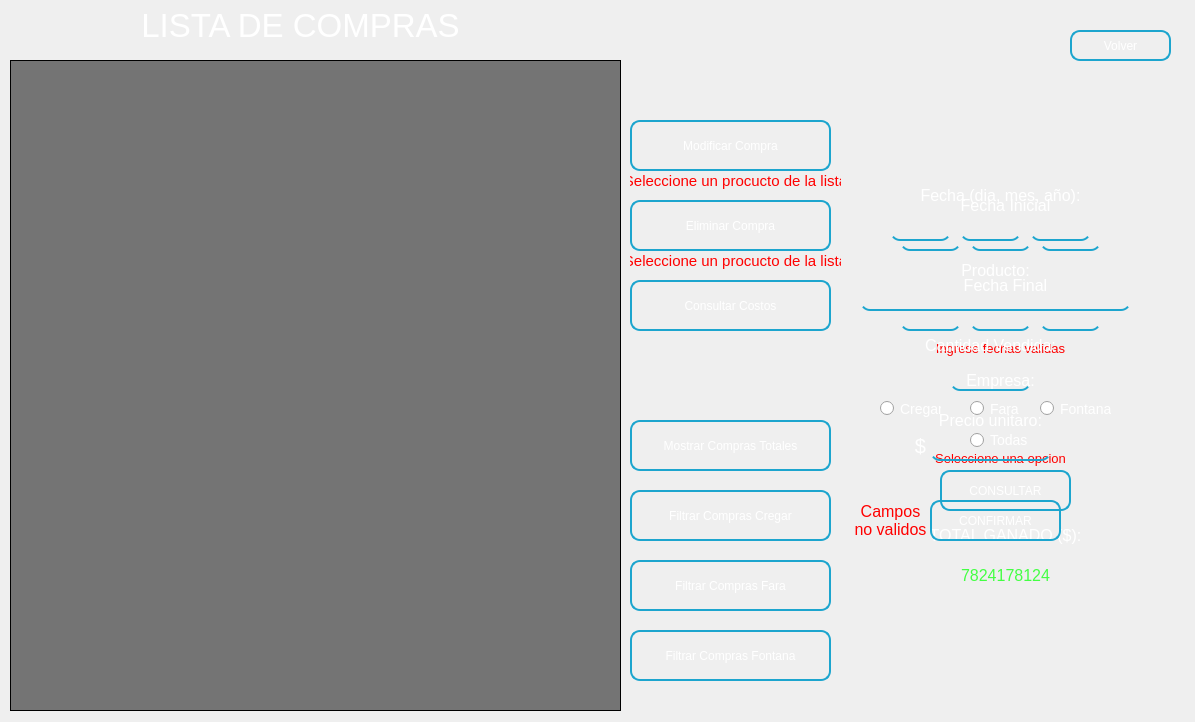
<?xml version="1.0" encoding="UTF-8"?>
<ui version="4.0">
 <class>HistorialCompras</class>
 <widget class="QWidget" name="HistorialCompras">
  <property name="geometry">
   <rect>
    <x>0</x>
    <y>0</y>
    <width>1195</width>
    <height>722</height>
   </rect>
  </property>
  <property name="minimumSize">
   <size>
    <width>1195</width>
    <height>0</height>
   </size>
  </property>
  <property name="maximumSize">
   <size>
    <width>1195</width>
    <height>848485</height>
   </size>
  </property>
  <property name="windowTitle">
   <string>Form</string>
  </property>
  <property name="styleSheet">
   <string notr="true"/>
  </property>
  <widget class="QWidget" name="widget" native="true">
   <property name="geometry">
    <rect>
     <x>0</x>
     <y>0</y>
     <width>1195</width>
     <height>721</height>
    </rect>
   </property>
   <property name="minimumSize">
    <size>
     <width>1195</width>
     <height>0</height>
    </size>
   </property>
   <property name="maximumSize">
    <size>
     <width>1195</width>
     <height>678786</height>
    </size>
   </property>
   <property name="font">
    <font>
     <family>MS Shell Dlg 2</family>
    </font>
   </property>
   <property name="contextMenuPolicy">
    <enum>Qt::DefaultContextMenu</enum>
   </property>
   <property name="styleSheet">
    <string notr="true">QPushButton{
border:2px solid rgb(28, 165, 206);
border-radius: 10px;
color: #fff;
font: 57 12pt &quot;Yu Gothic Medium&quot;;
padding:5px;
background-color:none;
}
QPushButton:hover {
border:1px solid rgb(200, 158, 91);
}
QPushButton:pressed {
	padding-top: 10px;
	padding-left: 10px;
}

QLineEdit{
background-color:transparent;
border-bottom:2px solid rgb(28, 165, 206);
border-radius: 0px;
padding: 7px;
color: #fff;
}
QLineEdit:hover {
background-color:transparent;
}
QLineEdit:focus {
background-color:transparent;
}

QTreeView{
	background-color: qlineargradient(spread:pad, x1:0, y1:0, x2:1, y2:0, stop:1 rgba(45, 45, 45, 162));
color: #fff;
border: 1px solid #000;
}
QHeaderView::section {
color: #000;
border: 1px solid #000;
}
QTreeView::item {
color: #fff;
}
QWidget#widget{
	background-image: url(:/historial_compras/380346.jpg);
}

QRadioButton{
color:#fff;
font-size:14px;
}</string>
   </property>
   <widget class="QPushButton" name="boton_filtrar_compras_cregar">
    <property name="geometry">
     <rect>
      <x>630</x>
      <y>490</y>
      <width>201</width>
      <height>51</height>
     </rect>
    </property>
    <property name="cursor">
     <cursorShape>PointingHandCursor</cursorShape>
    </property>
    <property name="styleSheet">
     <string notr="true"/>
    </property>
    <property name="text">
     <string>Filtrar Compras Cregar</string>
    </property>
   </widget>
   <widget class="QPushButton" name="boton_mostrar_compras_totales">
    <property name="geometry">
     <rect>
      <x>630</x>
      <y>420</y>
      <width>201</width>
      <height>51</height>
     </rect>
    </property>
    <property name="cursor">
     <cursorShape>PointingHandCursor</cursorShape>
    </property>
    <property name="styleSheet">
     <string notr="true"/>
    </property>
    <property name="text">
     <string>Mostrar Compras Totales</string>
    </property>
   </widget>
   <widget class="QPushButton" name="boton_consultar_costos">
    <property name="geometry">
     <rect>
      <x>630</x>
      <y>280</y>
      <width>201</width>
      <height>51</height>
     </rect>
    </property>
    <property name="cursor">
     <cursorShape>PointingHandCursor</cursorShape>
    </property>
    <property name="styleSheet">
     <string notr="true"/>
    </property>
    <property name="text">
     <string>Consultar Costos</string>
    </property>
   </widget>
   <widget class="QLabel" name="label_modificar_compra">
    <property name="geometry">
     <rect>
      <x>630</x>
      <y>170</y>
      <width>211</width>
      <height>21</height>
     </rect>
    </property>
    <property name="font">
     <font>
      <family>MS Shell Dlg 2</family>
      <pointsize>11</pointsize>
      <weight>50</weight>
      <italic>false</italic>
      <bold>false</bold>
     </font>
    </property>
    <property name="layoutDirection">
     <enum>Qt::LeftToRight</enum>
    </property>
    <property name="styleSheet">
     <string notr="true">font: 11pt &quot;MS Shell Dlg 2&quot;;
color: #f00;
background: none;</string>
    </property>
    <property name="text">
     <string>Seleccione un procucto de la lista</string>
    </property>
    <property name="alignment">
     <set>Qt::AlignCenter</set>
    </property>
   </widget>
   <widget class="QLabel" name="label_15">
    <property name="geometry">
     <rect>
      <x>130</x>
      <y>10</y>
      <width>341</width>
      <height>31</height>
     </rect>
    </property>
    <property name="font">
     <font>
      <family>MS Shell Dlg 2</family>
      <pointsize>25</pointsize>
      <weight>50</weight>
      <italic>false</italic>
      <bold>false</bold>
     </font>
    </property>
    <property name="layoutDirection">
     <enum>Qt::LeftToRight</enum>
    </property>
    <property name="styleSheet">
     <string notr="true">font: 25pt &quot;MS Shell Dlg 2&quot;;
color: #fff;
background: none;</string>
    </property>
    <property name="text">
     <string>LISTA DE COMPRAS</string>
    </property>
    <property name="alignment">
     <set>Qt::AlignCenter</set>
    </property>
   </widget>
   <widget class="QPushButton" name="boton_filtrar_compras_fara">
    <property name="geometry">
     <rect>
      <x>630</x>
      <y>560</y>
      <width>201</width>
      <height>51</height>
     </rect>
    </property>
    <property name="cursor">
     <cursorShape>PointingHandCursor</cursorShape>
    </property>
    <property name="styleSheet">
     <string notr="true"/>
    </property>
    <property name="text">
     <string>Filtrar Compras Fara</string>
    </property>
   </widget>
   <widget class="QTreeView" name="treeview_compras">
    <property name="geometry">
     <rect>
      <x>10</x>
      <y>60</y>
      <width>611</width>
      <height>651</height>
     </rect>
    </property>
    <property name="font">
     <font>
      <family>Segoe UI</family>
      <pointsize>13</pointsize>
     </font>
    </property>
    <property name="styleSheet">
     <string notr="true"/>
    </property>
   </widget>
   <widget class="QPushButton" name="boton_eliminar_compra">
    <property name="geometry">
     <rect>
      <x>630</x>
      <y>200</y>
      <width>201</width>
      <height>51</height>
     </rect>
    </property>
    <property name="cursor">
     <cursorShape>PointingHandCursor</cursorShape>
    </property>
    <property name="styleSheet">
     <string notr="true"/>
    </property>
    <property name="text">
     <string>Eliminar Compra</string>
    </property>
   </widget>
   <widget class="QPushButton" name="boton_modificar_compra">
    <property name="geometry">
     <rect>
      <x>630</x>
      <y>120</y>
      <width>201</width>
      <height>51</height>
     </rect>
    </property>
    <property name="cursor">
     <cursorShape>PointingHandCursor</cursorShape>
    </property>
    <property name="styleSheet">
     <string notr="true"/>
    </property>
    <property name="text">
     <string>Modificar Compra</string>
    </property>
   </widget>
   <widget class="QLabel" name="label_eliminar_compra">
    <property name="geometry">
     <rect>
      <x>630</x>
      <y>250</y>
      <width>211</width>
      <height>21</height>
     </rect>
    </property>
    <property name="font">
     <font>
      <family>MS Shell Dlg 2</family>
      <pointsize>11</pointsize>
      <weight>50</weight>
      <italic>false</italic>
      <bold>false</bold>
     </font>
    </property>
    <property name="layoutDirection">
     <enum>Qt::LeftToRight</enum>
    </property>
    <property name="styleSheet">
     <string notr="true">font: 11pt &quot;MS Shell Dlg 2&quot;;
color: #f00;
background: none;</string>
    </property>
    <property name="text">
     <string>Seleccione un procucto de la lista</string>
    </property>
    <property name="alignment">
     <set>Qt::AlignCenter</set>
    </property>
   </widget>
   <widget class="QPushButton" name="boton_filtrar_compras_fontana">
    <property name="geometry">
     <rect>
      <x>630</x>
      <y>630</y>
      <width>201</width>
      <height>51</height>
     </rect>
    </property>
    <property name="cursor">
     <cursorShape>PointingHandCursor</cursorShape>
    </property>
    <property name="styleSheet">
     <string notr="true"/>
    </property>
    <property name="text">
     <string>Filtrar Compras Fontana</string>
    </property>
   </widget>
   <widget class="QPushButton" name="boton_volver">
    <property name="geometry">
     <rect>
      <x>1070</x>
      <y>30</y>
      <width>101</width>
      <height>31</height>
     </rect>
    </property>
    <property name="cursor">
     <cursorShape>PointingHandCursor</cursorShape>
    </property>
    <property name="styleSheet">
     <string notr="true"/>
    </property>
    <property name="text">
     <string>Volver</string>
    </property>
   </widget>
   <widget class="QWidget" name="widget_consultar_costos" native="true">
    <property name="geometry">
     <rect>
      <x>830</x>
      <y>160</y>
      <width>341</width>
      <height>431</height>
     </rect>
    </property>
    <property name="styleSheet">
     <string notr="true"/>
    </property>
    <widget class="QLabel" name="label_fecha_inicial">
     <property name="geometry">
      <rect>
       <x>130</x>
       <y>30</y>
       <width>91</width>
       <height>31</height>
      </rect>
     </property>
     <property name="font">
      <font>
       <family>MS Shell Dlg 2</family>
       <pointsize>12</pointsize>
       <weight>50</weight>
       <italic>false</italic>
       <bold>false</bold>
      </font>
     </property>
     <property name="layoutDirection">
      <enum>Qt::LeftToRight</enum>
     </property>
     <property name="styleSheet">
      <string notr="true">font: 12pt &quot;MS Shell Dlg 2&quot;;
color: #fff;
background: none;</string>
     </property>
     <property name="text">
      <string>Fecha Inicial</string>
     </property>
     <property name="alignment">
      <set>Qt::AlignCenter</set>
     </property>
    </widget>
    <widget class="QLineEdit" name="input_dia_inicial">
     <property name="geometry">
      <rect>
       <x>70</x>
       <y>60</y>
       <width>61</width>
       <height>31</height>
      </rect>
     </property>
     <property name="font">
      <font>
       <family>MS Shell Dlg 2</family>
       <pointsize>11</pointsize>
       <weight>50</weight>
       <italic>false</italic>
       <bold>false</bold>
      </font>
     </property>
     <property name="styleSheet">
      <string notr="true">border-radius: 10px;
padding: 7px;
color: #fff;</string>
     </property>
     <property name="alignment">
      <set>Qt::AlignCenter</set>
     </property>
    </widget>
    <widget class="QLineEdit" name="input_mes_inicial">
     <property name="geometry">
      <rect>
       <x>140</x>
       <y>60</y>
       <width>61</width>
       <height>31</height>
      </rect>
     </property>
     <property name="font">
      <font>
       <family>MS Shell Dlg 2</family>
       <pointsize>11</pointsize>
       <weight>50</weight>
       <italic>false</italic>
       <bold>false</bold>
      </font>
     </property>
     <property name="styleSheet">
      <string notr="true">border-radius: 10px;
padding: 7px;
color: #fff;</string>
     </property>
     <property name="alignment">
      <set>Qt::AlignCenter</set>
     </property>
    </widget>
    <widget class="QLineEdit" name="input_anio_inicial">
     <property name="geometry">
      <rect>
       <x>210</x>
       <y>60</y>
       <width>61</width>
       <height>31</height>
      </rect>
     </property>
     <property name="font">
      <font>
       <family>MS Shell Dlg 2</family>
       <pointsize>11</pointsize>
       <weight>50</weight>
       <italic>false</italic>
       <bold>false</bold>
      </font>
     </property>
     <property name="styleSheet">
      <string notr="true">border-radius: 10px;
padding: 7px;
color: #fff;</string>
     </property>
     <property name="alignment">
      <set>Qt::AlignCenter</set>
     </property>
    </widget>
    <widget class="QLabel" name="label_fecha_final">
     <property name="geometry">
      <rect>
       <x>130</x>
       <y>110</y>
       <width>91</width>
       <height>31</height>
      </rect>
     </property>
     <property name="font">
      <font>
       <family>MS Shell Dlg 2</family>
       <pointsize>12</pointsize>
       <weight>50</weight>
       <italic>false</italic>
       <bold>false</bold>
      </font>
     </property>
     <property name="layoutDirection">
      <enum>Qt::LeftToRight</enum>
     </property>
     <property name="styleSheet">
      <string notr="true">font: 12pt &quot;MS Shell Dlg 2&quot;;
color: #fff;
background: none;</string>
     </property>
     <property name="text">
      <string>Fecha Final</string>
     </property>
     <property name="alignment">
      <set>Qt::AlignCenter</set>
     </property>
    </widget>
    <widget class="QLineEdit" name="input_dia_final">
     <property name="geometry">
      <rect>
       <x>70</x>
       <y>140</y>
       <width>61</width>
       <height>31</height>
      </rect>
     </property>
     <property name="font">
      <font>
       <family>MS Shell Dlg 2</family>
       <pointsize>11</pointsize>
       <weight>50</weight>
       <italic>false</italic>
       <bold>false</bold>
      </font>
     </property>
     <property name="styleSheet">
      <string notr="true">border-radius: 10px;
padding: 7px;
color: #fff;</string>
     </property>
     <property name="alignment">
      <set>Qt::AlignCenter</set>
     </property>
    </widget>
    <widget class="QLineEdit" name="input_mes_final">
     <property name="geometry">
      <rect>
       <x>140</x>
       <y>140</y>
       <width>61</width>
       <height>31</height>
      </rect>
     </property>
     <property name="font">
      <font>
       <family>MS Shell Dlg 2</family>
       <pointsize>11</pointsize>
       <weight>50</weight>
       <italic>false</italic>
       <bold>false</bold>
      </font>
     </property>
     <property name="styleSheet">
      <string notr="true">border-radius: 10px;
padding: 7px;
color: #fff;</string>
     </property>
     <property name="alignment">
      <set>Qt::AlignCenter</set>
     </property>
    </widget>
    <widget class="QLineEdit" name="input_anio_final">
     <property name="geometry">
      <rect>
       <x>210</x>
       <y>140</y>
       <width>61</width>
       <height>31</height>
      </rect>
     </property>
     <property name="font">
      <font>
       <family>MS Shell Dlg 2</family>
       <pointsize>11</pointsize>
       <weight>50</weight>
       <italic>false</italic>
       <bold>false</bold>
      </font>
     </property>
     <property name="styleSheet">
      <string notr="true">border-radius: 10px;
padding: 7px;
color: #fff;</string>
     </property>
     <property name="alignment">
      <set>Qt::AlignCenter</set>
     </property>
    </widget>
    <widget class="QLabel" name="label_fecha_no_valida">
     <property name="geometry">
      <rect>
       <x>50</x>
       <y>180</y>
       <width>241</width>
       <height>16</height>
      </rect>
     </property>
     <property name="font">
      <font>
       <family>MS Shell Dlg 2</family>
       <pointsize>10</pointsize>
       <weight>50</weight>
       <italic>false</italic>
       <bold>false</bold>
      </font>
     </property>
     <property name="layoutDirection">
      <enum>Qt::LeftToRight</enum>
     </property>
     <property name="styleSheet">
      <string notr="true">font: 10pt &quot;MS Shell Dlg 2&quot;;
color: #f00;
background: none;</string>
     </property>
     <property name="text">
      <string>Ingrese fechas validas</string>
     </property>
     <property name="alignment">
      <set>Qt::AlignCenter</set>
     </property>
    </widget>
    <widget class="QPushButton" name="boton_consultar">
     <property name="geometry">
      <rect>
       <x>110</x>
       <y>310</y>
       <width>131</width>
       <height>41</height>
      </rect>
     </property>
     <property name="cursor">
      <cursorShape>PointingHandCursor</cursorShape>
     </property>
     <property name="styleSheet">
      <string notr="true"/>
     </property>
     <property name="text">
      <string>CONSULTAR</string>
     </property>
    </widget>
    <widget class="QLabel" name="label_total_gastado">
     <property name="geometry">
      <rect>
       <x>90</x>
       <y>360</y>
       <width>171</width>
       <height>31</height>
      </rect>
     </property>
     <property name="font">
      <font>
       <family>MS Shell Dlg 2</family>
       <pointsize>12</pointsize>
       <weight>50</weight>
       <italic>false</italic>
       <bold>false</bold>
      </font>
     </property>
     <property name="layoutDirection">
      <enum>Qt::LeftToRight</enum>
     </property>
     <property name="styleSheet">
      <string notr="true">font: 12pt &quot;MS Shell Dlg 2&quot;;
color: #fff;
background: none;</string>
     </property>
     <property name="text">
      <string>TOTAL GANADO ($):</string>
     </property>
     <property name="alignment">
      <set>Qt::AlignCenter</set>
     </property>
    </widget>
    <widget class="QLabel" name="label_resultado_total_gastado">
     <property name="geometry">
      <rect>
       <x>-10</x>
       <y>400</y>
       <width>371</width>
       <height>31</height>
      </rect>
     </property>
     <property name="font">
      <font>
       <family>MS Shell Dlg 2</family>
       <pointsize>12</pointsize>
       <weight>50</weight>
       <italic>false</italic>
       <bold>false</bold>
      </font>
     </property>
     <property name="layoutDirection">
      <enum>Qt::LeftToRight</enum>
     </property>
     <property name="styleSheet">
      <string notr="true">font: 12pt &quot;MS Shell Dlg 2&quot;;
color: rgb(67, 255, 67);
background: none;</string>
     </property>
     <property name="text">
      <string>7824178124</string>
     </property>
     <property name="alignment">
      <set>Qt::AlignCenter</set>
     </property>
    </widget>
    <widget class="QLabel" name="label_stock_2">
     <property name="geometry">
      <rect>
       <x>50</x>
       <y>210</y>
       <width>241</width>
       <height>21</height>
      </rect>
     </property>
     <property name="font">
      <font>
       <family>MS Shell Dlg 2</family>
       <pointsize>12</pointsize>
       <weight>50</weight>
       <italic>false</italic>
       <bold>false</bold>
      </font>
     </property>
     <property name="layoutDirection">
      <enum>Qt::LeftToRight</enum>
     </property>
     <property name="styleSheet">
      <string notr="true">font: 12pt &quot;MS Shell Dlg 2&quot;;
color: #fff;
background: none;</string>
     </property>
     <property name="text">
      <string>Empresa:</string>
     </property>
     <property name="alignment">
      <set>Qt::AlignCenter</set>
     </property>
    </widget>
    <widget class="QRadioButton" name="eleccion_cregar">
     <property name="geometry">
      <rect>
       <x>50</x>
       <y>240</y>
       <width>61</width>
       <height>17</height>
      </rect>
     </property>
     <property name="text">
      <string>Cregar</string>
     </property>
    </widget>
    <widget class="QRadioButton" name="eleccion_fara">
     <property name="geometry">
      <rect>
       <x>140</x>
       <y>240</y>
       <width>51</width>
       <height>17</height>
      </rect>
     </property>
     <property name="text">
      <string>Fara</string>
     </property>
    </widget>
    <widget class="QRadioButton" name="eleccion_fontana">
     <property name="geometry">
      <rect>
       <x>210</x>
       <y>240</y>
       <width>71</width>
       <height>17</height>
      </rect>
     </property>
     <property name="text">
      <string>Fontana</string>
     </property>
    </widget>
    <widget class="QRadioButton" name="eleccion_todas">
     <property name="geometry">
      <rect>
       <x>140</x>
       <y>270</y>
       <width>61</width>
       <height>20</height>
      </rect>
     </property>
     <property name="text">
      <string>Todas</string>
     </property>
    </widget>
    <widget class="QLabel" name="label_seleccione_opcion">
     <property name="geometry">
      <rect>
       <x>50</x>
       <y>290</y>
       <width>241</width>
       <height>16</height>
      </rect>
     </property>
     <property name="font">
      <font>
       <family>MS Shell Dlg 2</family>
       <pointsize>10</pointsize>
       <weight>50</weight>
       <italic>false</italic>
       <bold>false</bold>
      </font>
     </property>
     <property name="layoutDirection">
      <enum>Qt::LeftToRight</enum>
     </property>
     <property name="styleSheet">
      <string notr="true">font: 10pt &quot;MS Shell Dlg 2&quot;;
color: #f00;
background: none;</string>
     </property>
     <property name="text">
      <string>Seleccione una opcion</string>
     </property>
     <property name="alignment">
      <set>Qt::AlignCenter</set>
     </property>
    </widget>
    <widget class="QWidget" name="widget_modificar_compra" native="true">
     <property name="enabled">
      <bool>true</bool>
     </property>
     <property name="geometry">
      <rect>
       <x>0</x>
       <y>0</y>
       <width>341</width>
       <height>431</height>
      </rect>
     </property>
     <property name="contextMenuPolicy">
      <enum>Qt::DefaultContextMenu</enum>
     </property>
     <property name="styleSheet">
      <string notr="true"/>
     </property>
     <widget class="QLabel" name="label_fecha">
      <property name="geometry">
       <rect>
        <x>90</x>
        <y>20</y>
        <width>161</width>
        <height>31</height>
       </rect>
      </property>
      <property name="font">
       <font>
        <family>MS Shell Dlg 2</family>
        <pointsize>12</pointsize>
        <weight>50</weight>
        <italic>false</italic>
        <bold>false</bold>
       </font>
      </property>
      <property name="layoutDirection">
       <enum>Qt::LeftToRight</enum>
      </property>
      <property name="styleSheet">
       <string notr="true">font: 12pt &quot;MS Shell Dlg 2&quot;;
color: #fff;
background: none;</string>
      </property>
      <property name="text">
       <string>Fecha (dia, mes, año):</string>
      </property>
      <property name="alignment">
       <set>Qt::AlignCenter</set>
      </property>
     </widget>
     <widget class="QLineEdit" name="input_fecha_dia">
      <property name="geometry">
       <rect>
        <x>60</x>
        <y>50</y>
        <width>61</width>
        <height>31</height>
       </rect>
      </property>
      <property name="font">
       <font>
        <family>MS Shell Dlg 2</family>
        <pointsize>11</pointsize>
        <weight>50</weight>
        <italic>false</italic>
        <bold>false</bold>
       </font>
      </property>
      <property name="styleSheet">
       <string notr="true">border-radius: 10px;
padding: 7px;
color: #fff;</string>
      </property>
      <property name="text">
       <string/>
      </property>
      <property name="alignment">
       <set>Qt::AlignCenter</set>
      </property>
     </widget>
     <widget class="QLineEdit" name="input_fecha_mes">
      <property name="geometry">
       <rect>
        <x>130</x>
        <y>50</y>
        <width>61</width>
        <height>31</height>
       </rect>
      </property>
      <property name="font">
       <font>
        <family>MS Shell Dlg 2</family>
        <pointsize>11</pointsize>
        <weight>50</weight>
        <italic>false</italic>
        <bold>false</bold>
       </font>
      </property>
      <property name="styleSheet">
       <string notr="true">border-radius: 10px;
padding: 7px;
color: #fff;</string>
      </property>
      <property name="text">
       <string/>
      </property>
      <property name="alignment">
       <set>Qt::AlignCenter</set>
      </property>
     </widget>
     <widget class="QLineEdit" name="input_fecha_anio">
      <property name="geometry">
       <rect>
        <x>200</x>
        <y>50</y>
        <width>61</width>
        <height>31</height>
       </rect>
      </property>
      <property name="font">
       <font>
        <family>MS Shell Dlg 2</family>
        <pointsize>11</pointsize>
        <weight>50</weight>
        <italic>false</italic>
        <bold>false</bold>
       </font>
      </property>
      <property name="styleSheet">
       <string notr="true">border-radius: 10px;
padding: 7px;
color: #fff;</string>
      </property>
      <property name="text">
       <string/>
      </property>
      <property name="alignment">
       <set>Qt::AlignCenter</set>
      </property>
     </widget>
     <widget class="QLabel" name="label_nombre_producto">
      <property name="geometry">
       <rect>
        <x>50</x>
        <y>100</y>
        <width>231</width>
        <height>21</height>
       </rect>
      </property>
      <property name="font">
       <font>
        <family>MS Shell Dlg 2</family>
        <pointsize>12</pointsize>
        <weight>50</weight>
        <italic>false</italic>
        <bold>false</bold>
       </font>
      </property>
      <property name="layoutDirection">
       <enum>Qt::LeftToRight</enum>
      </property>
      <property name="styleSheet">
       <string notr="true">font: 12pt &quot;MS Shell Dlg 2&quot;;
color: #fff;
background: none;</string>
      </property>
      <property name="text">
       <string>Producto:</string>
      </property>
      <property name="alignment">
       <set>Qt::AlignCenter</set>
      </property>
     </widget>
     <widget class="QLineEdit" name="input_nombre_producto">
      <property name="geometry">
       <rect>
        <x>30</x>
        <y>120</y>
        <width>271</width>
        <height>31</height>
       </rect>
      </property>
      <property name="font">
       <font>
        <family>MS Shell Dlg 2</family>
        <pointsize>11</pointsize>
        <weight>50</weight>
        <italic>false</italic>
        <bold>false</bold>
       </font>
      </property>
      <property name="styleSheet">
       <string notr="true">border-radius: 10px;
padding: 4px;
color: #fff;</string>
      </property>
      <property name="alignment">
       <set>Qt::AlignCenter</set>
      </property>
     </widget>
     <widget class="QLabel" name="label_stock">
      <property name="geometry">
       <rect>
        <x>40</x>
        <y>170</y>
        <width>241</width>
        <height>31</height>
       </rect>
      </property>
      <property name="font">
       <font>
        <family>MS Shell Dlg 2</family>
        <pointsize>12</pointsize>
        <weight>50</weight>
        <italic>false</italic>
        <bold>false</bold>
       </font>
      </property>
      <property name="layoutDirection">
       <enum>Qt::LeftToRight</enum>
      </property>
      <property name="styleSheet">
       <string notr="true">font: 12pt &quot;MS Shell Dlg 2&quot;;
color: #fff;
background: none;</string>
      </property>
      <property name="text">
       <string>Cantidad Vendida:</string>
      </property>
      <property name="alignment">
       <set>Qt::AlignCenter</set>
      </property>
     </widget>
     <widget class="QLineEdit" name="input_stock">
      <property name="geometry">
       <rect>
        <x>120</x>
        <y>200</y>
        <width>81</width>
        <height>31</height>
       </rect>
      </property>
      <property name="font">
       <font>
        <family>MS Shell Dlg 2</family>
        <pointsize>11</pointsize>
        <weight>50</weight>
        <italic>false</italic>
        <bold>false</bold>
       </font>
      </property>
      <property name="styleSheet">
       <string notr="true">border-radius: 10px;
padding: 7px;
color: #fff;</string>
      </property>
      <property name="alignment">
       <set>Qt::AlignCenter</set>
      </property>
     </widget>
     <widget class="QLabel" name="label_costo_unitario">
      <property name="geometry">
       <rect>
        <x>40</x>
        <y>250</y>
        <width>241</width>
        <height>21</height>
       </rect>
      </property>
      <property name="font">
       <font>
        <family>MS Shell Dlg 2</family>
        <pointsize>12</pointsize>
        <weight>50</weight>
        <italic>false</italic>
        <bold>false</bold>
       </font>
      </property>
      <property name="layoutDirection">
       <enum>Qt::LeftToRight</enum>
      </property>
      <property name="styleSheet">
       <string notr="true">font: 12pt &quot;MS Shell Dlg 2&quot;;
color: #fff;
background: none;</string>
      </property>
      <property name="text">
       <string>Precio unitaro:</string>
      </property>
      <property name="alignment">
       <set>Qt::AlignCenter</set>
      </property>
     </widget>
     <widget class="QLineEdit" name="input_costo_unitario">
      <property name="geometry">
       <rect>
        <x>100</x>
        <y>270</y>
        <width>121</width>
        <height>31</height>
       </rect>
      </property>
      <property name="font">
       <font>
        <family>MS Shell Dlg 2</family>
        <pointsize>11</pointsize>
        <weight>50</weight>
        <italic>false</italic>
        <bold>false</bold>
       </font>
      </property>
      <property name="styleSheet">
       <string notr="true">border-radius: 10px;
padding: 7px;
color: #fff;</string>
      </property>
      <property name="alignment">
       <set>Qt::AlignCenter</set>
      </property>
     </widget>
     <widget class="QLabel" name="label_signo_peso">
      <property name="geometry">
       <rect>
        <x>80</x>
        <y>270</y>
        <width>21</width>
        <height>31</height>
       </rect>
      </property>
      <property name="font">
       <font>
        <family>MS Shell Dlg 2</family>
        <pointsize>15</pointsize>
        <weight>50</weight>
        <italic>false</italic>
        <bold>false</bold>
       </font>
      </property>
      <property name="layoutDirection">
       <enum>Qt::LeftToRight</enum>
      </property>
      <property name="styleSheet">
       <string notr="true">font: 15pt &quot;MS Shell Dlg 2&quot;;
color: #fff;
background: none;</string>
      </property>
      <property name="text">
       <string>$</string>
      </property>
      <property name="alignment">
       <set>Qt::AlignCenter</set>
      </property>
      <property name="wordWrap">
       <bool>true</bool>
      </property>
     </widget>
     <widget class="QLabel" name="label_campos_no_validos">
      <property name="geometry">
       <rect>
        <x>20</x>
        <y>340</y>
        <width>81</width>
        <height>41</height>
       </rect>
      </property>
      <property name="font">
       <font>
        <family>MS Shell Dlg 2</family>
        <pointsize>12</pointsize>
        <weight>50</weight>
        <italic>false</italic>
        <bold>false</bold>
       </font>
      </property>
      <property name="layoutDirection">
       <enum>Qt::LeftToRight</enum>
      </property>
      <property name="styleSheet">
       <string notr="true">color:#f00;
background:none;</string>
      </property>
      <property name="text">
       <string>Campos no validos</string>
      </property>
      <property name="alignment">
       <set>Qt::AlignCenter</set>
      </property>
      <property name="wordWrap">
       <bool>true</bool>
      </property>
     </widget>
     <widget class="QPushButton" name="boton_confirmar_modificacion">
      <property name="geometry">
       <rect>
        <x>100</x>
        <y>340</y>
        <width>131</width>
        <height>41</height>
       </rect>
      </property>
      <property name="cursor">
       <cursorShape>PointingHandCursor</cursorShape>
      </property>
      <property name="styleSheet">
       <string notr="true"/>
      </property>
      <property name="text">
       <string>CONFIRMAR</string>
      </property>
     </widget>
    </widget>
   </widget>
  </widget>
 </widget>
 <resources>
  <include location="imagenes/imagenes.qrc"/>
 </resources>
 <connections/>
</ui>
